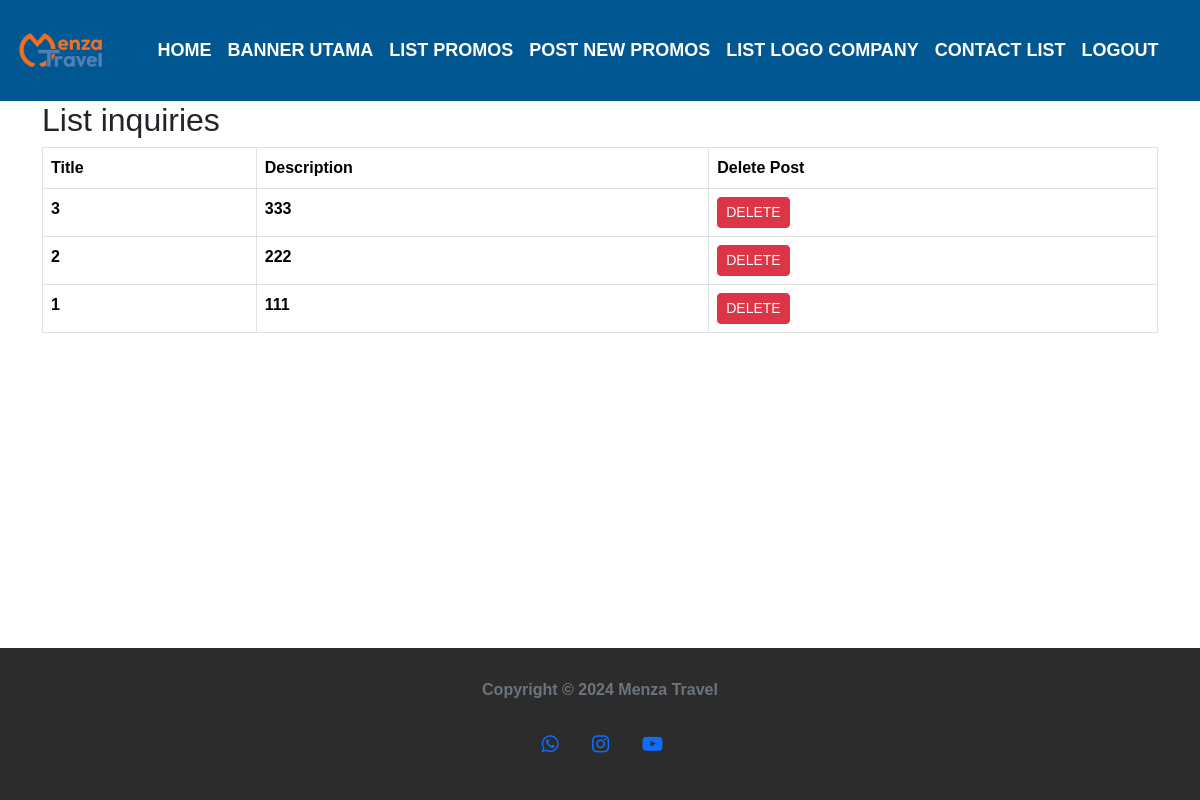
The app's page /logAdmin/listPost/ (signed in), older data.
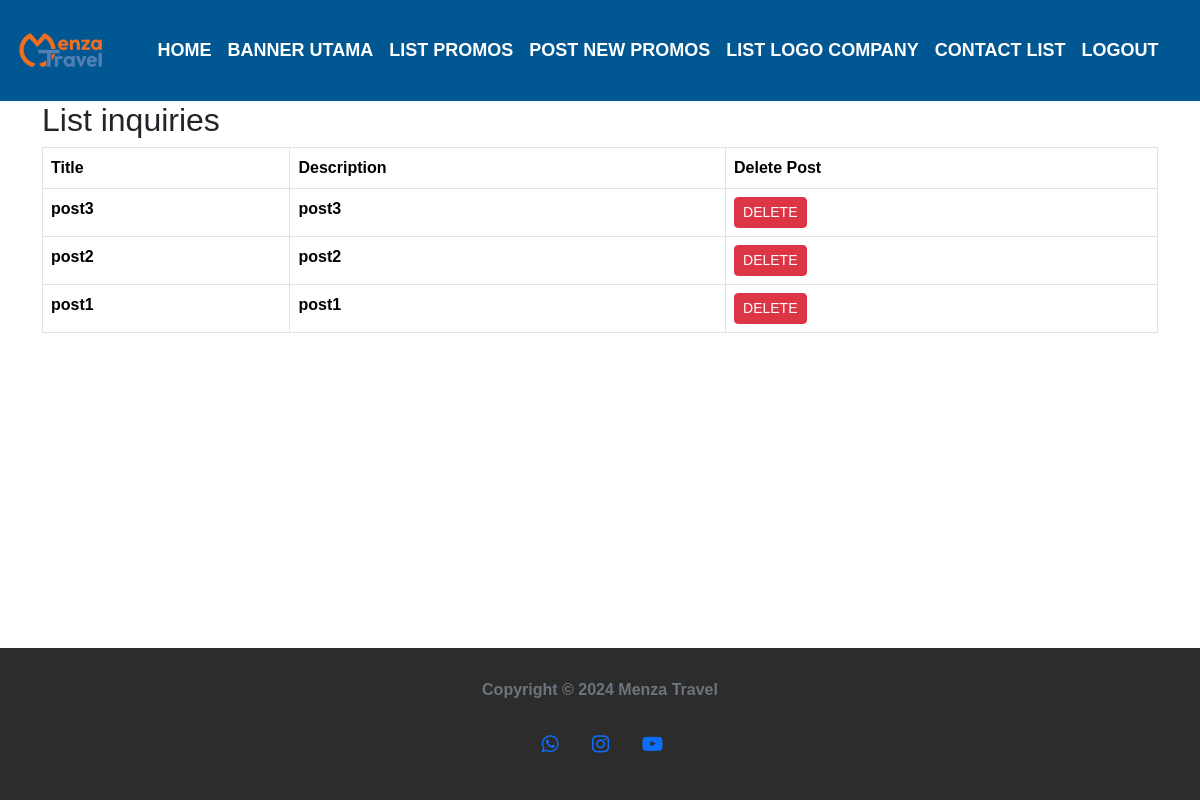
The same page, newer data.
### logAuth/models.py (models this page shows, shortened)
class Post(models.Model):
    title = models.CharField(max_length=250)
    description = models.TextField()

### logAuth/views.py (the view)
# urls.py: path('listPost/', views.listPost, name='listPost'),
@login_required(login_url='loginPage')
def listPost(request):
    context = {}
    posts = Post.objects.all().order_by('-id')
    context['posts'] = posts
    return render(request, 'admin/listPost.html', context)

### templates/admin/listPost.html (shortened to what this page needs)
{% extends 'admin/home.html' %}
{% load static %}
{% block main %}
<div class="container">
    <h2>List inquiries</h2>
    {% if posts|length > 0 %}
    <div class="table-responsive">
        <table class="table table-bordered">
            <thead>
                <tr>
                    <th scope="col">Title</th>
                    <th scope="col">Description</th>
                    <th scope="col">Delete Post</th>
                </tr>
            </thead>
            <tbody>
                {% for post in posts %}
                <tr>
                    <td>{{ post.title }}</td>
                    <td>{{ post.description }}</td>
                    <td>
                        <form action="{% url 'delete_post' post.id %}" method="post" style="display:inline;">
                            <button type="submit" class="btn btn-danger btn-sm">DELETE</button>
                        </form>
                    </td>
                </tr>
                {% endfor %}
            </tbody>
        </table>
    </div>
    {% else %}
    <h3>No post yet.</h3>
    {% endif %}
</div>
{% endblock %}

### templates/admin/home.html (shortened to what this page needs)
{% load static %}
<!DOCTYPE html>
<html lang="id">
<head>
    <link href="https://cdn.jsdelivr.net/npm/bootstrap@5.3.3/dist/css/bootstrap.min.css" rel="stylesheet">
    <link rel="stylesheet" href="https://cdnjs.cloudflare.com/ajax/libs/font-awesome/4.7.0/css/font-awesome.min.css">
    <link href="{% static 'assets/css/index.css' %}" rel="stylesheet">
    <link href="https://unpkg.com/filepond/dist/filepond.css" rel="stylesheet">
</head>
<body>
    <nav class="navbar navbar-expand-lg" style="background-color: #005792;">
        <div class="container-fluid">
            <a class="navbar-brand" href="{% url 'index' %}">
                <img src="{% static 'assets/images/Menza Travel Logo-01.png' %}" alt="Menza Travel Logo" class="logo">
            </a>
            <div class="collapse navbar-collapse" id="navbarNavDropdown">
                <ul class="navbar-nav">
                    <li class="nav-item">
                        <a class="nav-link" aria-current="page" href="{% url 'homePageAdmin' %}">HOME</a>
                    </li>
                    <li class="nav-item">
                        <a class="nav-link" href="{% url 'postService' %}">BANNER UTAMA</a>
                    </li>
                    <li class="nav-item">
                        <a class="nav-link" href="{% url 'listPost' %}">LIST PROMOS</a>
                    </li>
                    <li class="nav-item">
                        <a class="nav-link" href="{% url 'create_post' %}">POST NEW PROMOS</a>
                    </li>
                    <li class="nav-item">
                        <a class="nav-link" href="{% url 'postLogo' %}">LIST LOGO COMPANY</a>
                    </li>
                    <li class="nav-item">
                        <a class="nav-link" href="{% url 'contactListPage' %}">CONTACT LIST</a>
                    </li>
                    <li class="nav-item">
                        <a class="nav-link" onclick= "return confirm('yakin ingin logout?')" href="{% url 'logout' %}">LOGOUT</a>
                    </li>
                </ul>
            </div>
        </div>
    </nav>
    {% block main %}{% endblock %}
    <footer>
        <div class="container">
            <p>Copyright &copy; 2024 Menza Travel</p>
            <a href="https://wa.me/0881012237888" target="_blank" class="fa fa-whatsapp" aria-hidden="true" style="text-decoration: none;"></a>
            <a href="https://www.instagram.com/menzatravel?igsh=b2l6aXFqc2M5NDhh" target="_blank" class="fa fa-instagram" aria-hidden="true" style="text-decoration: none;"></a>
            <a class="fa fa-youtube-play" aria-hidden="true" style="text-decoration: none;"></a>
        </div>
    </footer>
</body>
</html>

### static/assets/css/index.css (style rules this page uses)
body { margin: 0; font-family: 'Segoe UI Bold', 'Arial Black', sans-serif; font-weight: bold; background-color: #ffffff; overflow-x: hidden; min-height: 100vh; display: flex; flex-direction: column; }
img { width: 120%; height: auto; max-width: 100%; border-radius: 0px; }
.logo { height: auto; width: 100px; margin: auto; }
footer { background-color: #2c2c2c; color: #6c757d; width: 100%; text-align: center; padding: 30px 0; font-size: 16px; margin-top: auto; }
.fa { padding: 10px; font-size: 20px; width: 36px; text-align: center; text-decoration: none; margin: 6px 5px; border-radius: 50%; }
.nav-link { color: #FFFFFF; font-size: 18px; text-align: center; }

### templates/admin/home.html (style rules this page uses)
.navbar-nav { width: 100%; justify-content: center; }
.navbar-nav .nav-item { text-align: center; }

Row changes from the older to the newer data that the page shows:
removed Post: title "3", description "333"
removed Post: title "2", description "222"
removed Post: title "1", description "111"
added Post: title "post3", description "post3"
added Post: title "post2", description "post2"
added Post: title "post1", description "post1"
